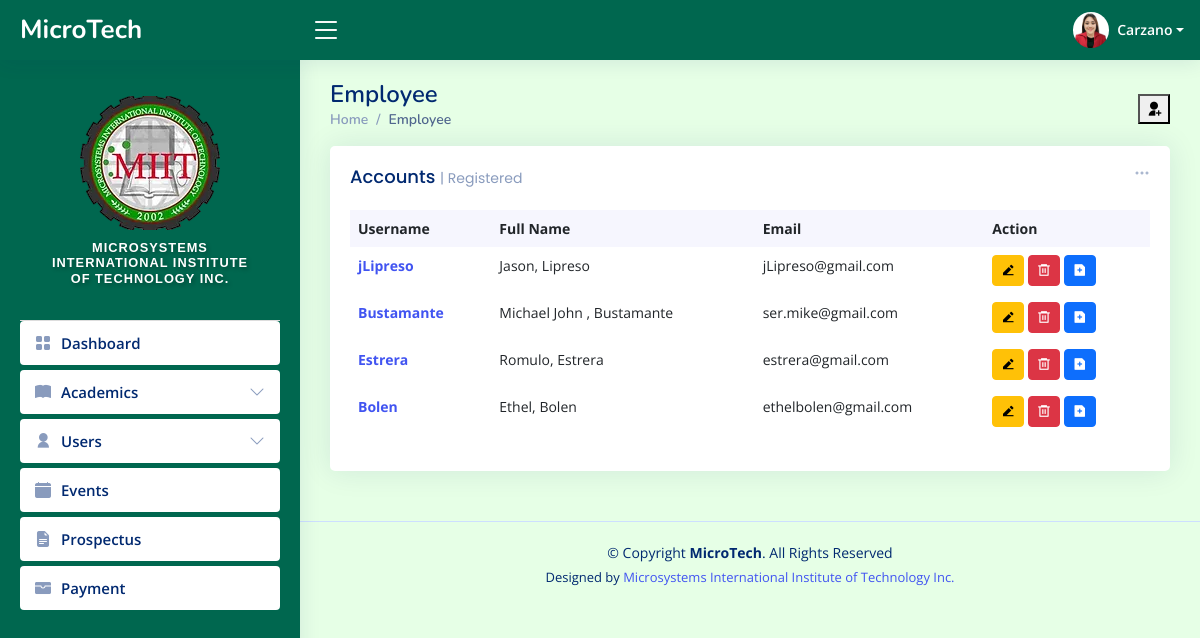
The page /admin/employee.php (signed in) on the database as committed earlier.
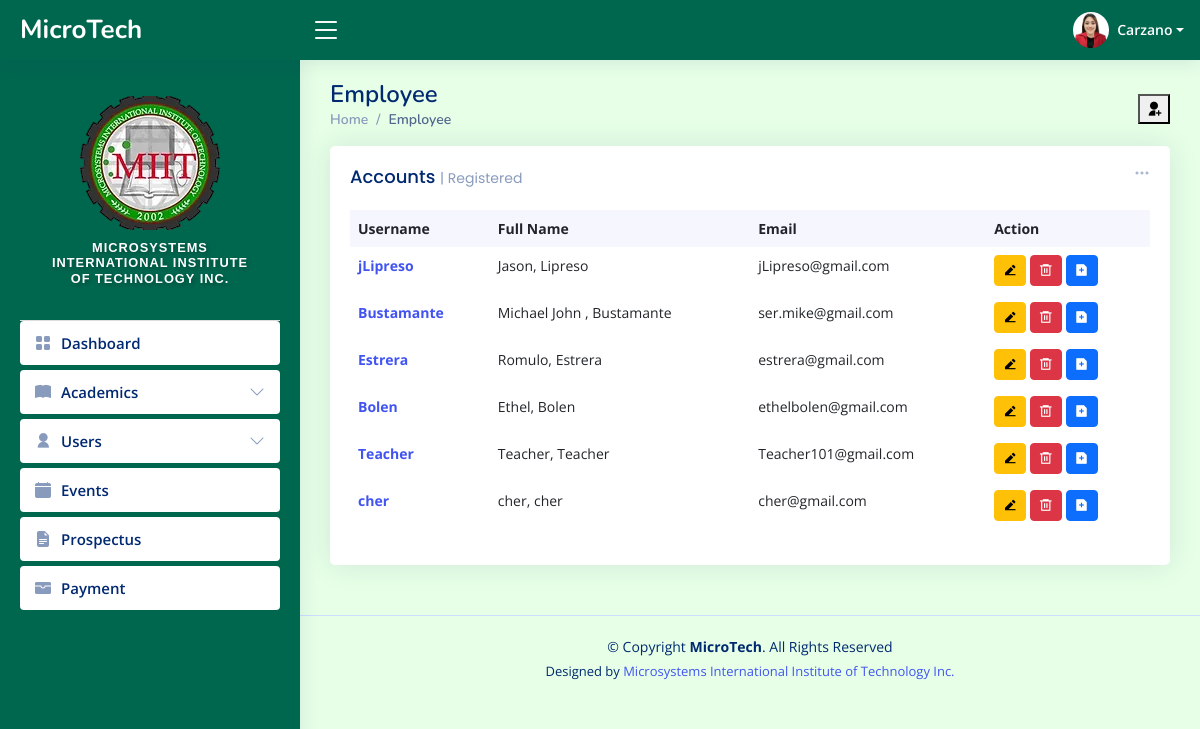
The same page on the database as committed later.
### tables this page shows
CREATE TABLE `tbl_users` (
  `user_id` int(11) NOT NULL,
  `user_fname` varchar(50) NOT NULL,
  `user_lname` varchar(50) NOT NULL,
  `user_email` varchar(80) NOT NULL,
  `user_name` varchar(50) NOT NULL,
  `user_pass` varchar(100) NOT NULL,
  `user_role` varchar(20) NOT NULL,
  `user_image` varchar(100) NOT NULL,
  `date_of_birth` date DEFAULT NULL,
  `gender` enum('Male','Female') DEFAULT NULL,
  `hire_date` date DEFAULT NULL,
  `department` varchar(100) DEFAULT NULL,
  `phone_number` varchar(15) DEFAULT NULL,
  `address` varchar(100) DEFAULT NULL,
  `created_at` timestamp NOT NULL DEFAULT current_timestamp()
);

### admin/employee.php (the view, shortened to what this page needs)
<?php include_once "../templates/header.php"; ?>
<main id="main" class="main">
  <div class="pagetitle">
    <h1>Employee</h1>
    <button type="button" class="ri-user-add-fill tablebutton" data-bs-toggle="modal" data-bs-target="#verticalycentered">
    </button>
    <nav>
      <ol class="breadcrumb">
        <li class="breadcrumb-item"><a href="index.php">Home</a></li>
        <li class="breadcrumb-item active">Employee</li>
      </ol>
    </nav>
  </div>
  <section class="section dashboard">
    <div class="row">
      <div class="col-lg-12">
        <div class="row">
          <div class="col-12">
            <div class="card recent-sales overflow-auto">
              <div class="filter">
                <a class="icon" href="#" data-bs-toggle="dropdown"><i class="bi bi-three-dots"></i></a>
              </div>
              <div class="card-body">
                <h5 class="card-title">Accounts <span>| Registered</span></h5>
                <table class="table table-borderless datatable">
                  <thead>
                    <tr>
                      <th scope="col">Username</th>
                      <th scope="col">Full Name</th>
                      <th scope="col">Email</th>
                      <th scope="col">Action</th>
                    </tr>
                  </thead>
                  <tbody>
                    <?php
                    $database = new Connection();
                    $db = $database->open();
                    try {
                      $sql = "SELECT * FROM tbl_users WHERE user_role = 'teacher'
                                ORDER BY user_id ASC";
                      foreach ($db->query($sql) as $row) {
                    ?>
                        <tr>
                          <th scope="row"><a href="#"><?php echo $row["user_name"] ?></a></th>
                          <td><?php echo $row["user_fname"] ?>, <?php echo $row["user_lname"] ?></td>
                          <td><?php echo $row["user_email"] ?></td>
                          <td>
                            <button type="button" class=" btn btn-sm btn-warning ri-edit-2-fill" data-bs-toggle="modal" data-bs-target="#editModal<?php echo $row["user_id"] ?>"></button>
                            <form method="POST" action="../admin/upload/delete-user.php" onsubmit="return confirm('Are you sure you want to delete this user?');" style="display:inline;">
                              <button type="submit" class="btn btn-sm btn-danger ri-delete-bin-6-line"></button>
                            </form>
                            <button type="button" class=" btn btn-sm btn-primary ri-file-add-fill" data-bs-toggle="modal" data-bs-target="#insertModal<?php echo $row["user_id"] ?>"></button>
                          </td>
                        </tr>
                    <?php
                      }
                    } catch (PDOException $e) {
                      echo "There is some problem in connection: " . $e->getMessage();
                    }
                    ?>
                  </tbody>
                </table>
              </div>
            </div>
          </div>
        </div>
      </div>
    </div>
  </section>
</main>
<?php include_once "../templates/footer.php"; ?>

### templates/header.php (shortened to what this page needs)
<!DOCTYPE html>
<html lang="en">
<head>
  <link href="../../assets/vendor/bootstrap/css/bootstrap.min.css" rel="stylesheet">
  <link href="../../assets/vendor/bootstrap-icons/bootstrap-icons.css" rel="stylesheet">
  <link href="../../assets/vendor/boxicons/css/boxicons.min.css" rel="stylesheet">
  <link href="../../assets/vendor/quill/quill.snow.css" rel="stylesheet">
  <link href="../../assets/vendor/quill/quill.bubble.css" rel="stylesheet">
  <link href="../../assets/vendor/remixicon/remixicon.css" rel="stylesheet">
  <link href="../../assets/vendor/simple-datatables/style.css" rel="stylesheet">
  <link href="../../assets/css/style.css" rel="stylesheet">
</head>
<?php
$database = new Connection();
$conn = $database->open();
$userid = $_SESSION["login"];
$statements = $conn->prepare("SELECT user_fname, user_lname, user_image, user_role FROM tbl_users WHERE user_id = ?");
$statements->execute([$userid]);
$user = $statements->fetch(PDO::FETCH_ASSOC);
if ($user) {
    $lname = $user['user_lname'];
    $image = $user['user_image'];
} else {
    $fname = '';
    $lname = '';
    $role = '';
    $image = 'default.png';
    echo "User not found!";
}
?>
<body style="background-color:#e6ffe6;">
  <header id="header" class="header fixed-top d-flex align-items-center" style="background-color: #00674f;">
    <div class="d-flex align-items-center justify-content-between">
      <a href="../admin/index.php" class="logo d-flex align-items-center">
        <span class="d-none d-lg-block text-white">MicroTech</span>
      </a>
      <i class="bi bi-list toggle-sidebar-btn text-white"></i>
    </div>
    <nav class="header-nav ms-auto">
      <ul class="d-flex align-items-center">
        <li class="nav-item dropdown pe-3">
          <a class="nav-link nav-profile d-flex align-items-center pe-0 " href="#" data-bs-toggle="dropdown">
           <img src="upload-files/<?php echo htmlspecialchars($image); ?>" id="currentPhoto" onerror="this.src='images/default.png'" alt="Profile Image" class="rounded-circle">
            <span class="d-none d-md-block dropdown-toggle ps-2 text-white"><?php echo htmlspecialchars($lname)?></span>
          </a>
        </li>
      </ul>
    </nav>
  </header>
  <aside id="sidebar" class="sidebar" style="background-color: #00674f;">
    <ul class="sidebar-nav" id="sidebar-nav">
    <div class="profile-section">
      <div>
        <img src="../admin/images/miit-logo.png" id="currentPhoto" onerror="this.src='images/default.png'" alt="Profile Image" class="rotate-flip">
      </div>
      <div class="logo-text" style="padding: 10px; text-align: center;">
        <h6>Microsystems International Institute of Technology Inc.</h6>
      </div>
    </div>
      <li class="nav-item">
        <a class="nav-link collapsed" href="../admin/index.php">
          <i class="bi bi-grid-fill"></i>
          <span>Dashboard</span>
        </a>
      </li>
      <li class="nav-item">
          <a class="nav-link collapsed" data-bs-target="#tables-nav" data-bs-toggle="collapse" href="#">
            <i class="bi bi-book-fill"></i><span>Academics</span><i class="bi bi-chevron-down ms-auto"></i>
          </a>
      </li>
      <li class="nav-item">
        <a class="nav-link collapsed" data-bs-target="#user-nav" data-bs-toggle="collapse" href="#">
          <i class="ri-user-fill"></i><span>Users</span><i class="bi bi-chevron-down ms-auto"></i>
        </a>
      </li>
      <li class="nav-item">
        <a class="nav-link collapsed" href="../admin/event.php">
          <i class="bi bi-calendar-fill"></i>
          <span>Events</span>
        </a>
      </li>
      <li class="nav-item">
        <a class="nav-link collapsed" href="../admin/subject.php">
          <i class="bi bi-file-earmark-text-fill"></i>
          <span>Prospectus</span>
        </a>
      </li>
      <li class="nav-item">
        <a class="nav-link collapsed" href="../admin/payment.php">
          <i class="bi bi-wallet-fill"></i>
          <span>Payment</span>
        </a>
      </li>
      <br>
    </ul>
  </aside>

### templates/footer.php (shortened to what this page needs)
  <footer id="footer" class="footer" >
    <div class="copyright">
      &copy; Copyright <strong><span>MicroTech</span></strong>. All Rights Reserved
    </div>
    <div class="credits">
      Designed by <a href="https://www.facebook.com/MIITOFFICIALPAGE">Microsystems International Institute of Technology Inc.</a>
    </div>
  </footer>
</body>
</html>

### assets/css/style.css (style rules this page uses)
:root { scroll-behavior: smooth; }
body { font-family: 'Open Sans', sans-serif; background: #f6f9ff; color: #444444; }
a { color: #4154f1; text-decoration: none; }
h1, h2, h3, h4, h5, h6 { font-family: 'Nunito', sans-serif; }
#main { margin-top: 60px; padding: 20px 30px; transition: all 0.3s; }
.pagetitle { margin-bottom: 10px; }
.pagetitle h1 { font-size: 24px; margin-bottom: 0; font-weight: 600; color: #012970; }
.card { margin-bottom: 30px; border: none; border-radius: 5px; box-shadow: 0px 0 30px rgba(1, 41, 112, 0.1); }
.card-title { padding: 20px 0 15px 0; font-size: 18px; font-weight: 500; color: #012970; font-family: 'Poppins', sans-serif; }
.card-title span { color: #899bbd; font-size: 14px; font-weight: 400; }
.card-body { padding: 0 20px 20px 20px; }
.breadcrumb { font-size: 14px; font-family: 'Nunito', sans-serif; color: #899bbd; font-weight: 600; }
.breadcrumb a { color: #899bbd; transition: 0.3s; }
.breadcrumb .breadcrumb-item::before { color: #899bbd; }
.breadcrumb .active { color: #51678f; font-weight: 600; }
.logo { line-height: 1; }
@media (min-width: 1200px) { .logo { width: 280px; } }
.logo span { font-size: 26px; font-weight: 700; color: #012970; font-family: 'Nunito', sans-serif; }
.header { transition: all 0.5s; z-index: 997; height: 60px; box-shadow: 0px 2px 20px rgba(1, 41, 112, 0.1); background-color: #fff; padding-left: 20px; }
.header .toggle-sidebar-btn { font-size: 32px; padding-left: 10px; cursor: pointer; color: #012970; }
.header-nav ul { list-style: none; }
.header-nav > ul { margin: 0; padding: 0; }
.header-nav .nav-profile { color: #012970; }
.header-nav .nav-profile img { max-height: 36px; }
.header-nav .nav-profile span { font-size: 14px; font-weight: 600; }
.sidebar { position: fixed; top: 60px; left: 0; bottom: 0; width: 300px; z-index: 996; transition: all 0.3s; padding: 20px; overflow-y: auto; scrollbar-width: thin; scrollbar-color: #aab7cf transparent; box-shadow: 0px 0px 20px rgba(1, 41, 112, 0.1); background-color: #fff; }
@media (min-width: 1200px) { #main, #footer { margin-left: 300px; } }
.sidebar-nav { padding: 0; margin: 0; list-style: none; }
.sidebar-nav li { padding: 0; margin: 0; list-style: none; }
.sidebar-nav .nav-item { margin-bottom: 5px; }
.sidebar-nav .nav-link { display: flex; align-items: center; font-size: 15px; font-weight: 600; color: #4154f1; transition: 0.3; background: #f6f9ff; padding: 10px 15px; border-radius: 4px; }
.sidebar-nav .nav-link i { font-size: 16px; margin-right: 10px; color: #4154f1; }
.sidebar-nav .nav-link.collapsed { color: #012970; background: #fff; }
.sidebar-nav .nav-link.collapsed i { color: #899bbd; }
.sidebar-nav .nav-link .bi-chevron-down { margin-right: 0; transition: transform 0.2s ease-in-out; }
.dashboard .filter { position: absolute; right: 0px; top: 15px; }
.dashboard .filter .icon { color: #aab7cf; padding-right: 20px; padding-bottom: 5px; transition: 0.3s; font-size: 16px; }
.tablebutton { float: right !important; margin: -15px 0 0 0 !important; }
.dashboard .recent-sales { font-size: 14px; }
.dashboard .recent-sales .table thead { background: #f6f6fe; }
.dashboard .recent-sales .table thead th { border: 0; }
.footer { padding: 20px 0; font-size: 14px; transition: all 0.3s; border-top: 1px solid #cddfff; }
.footer .copyright { text-align: center; color: #012970; }
.footer .credits { padding-top: 5px; text-align: center; font-size: 13px; color: #012970; }

### templates/header.php (style rules this page uses)
.logo-text h6 { font-family: 'Arial', sans-serif; font-size: 0.8rem; font-weight: 600; letter-spacing: 1px; color: #ffffff; text-transform: uppercase; text-shadow: 2px 2px 4px rgba(0, 0, 0, 0.3); }
html { scroll-behavior: smooth; }
.sidebar .nav-link { transition: background-color 0.3s ease, color 0.3s ease; }
.profile-section { display: flex; flex-direction: column; align-items: center; padding: 1rem; border-bottom: 1px solid #ddd; }

Rows that differ between the two databases and show on the page:
added tbl_users: user_name "Teacher", user_fname "Teacher", user_lname "Teacher", user_email "Teacher101@gmail.com"
added tbl_users: user_name "cher", user_fname "cher", user_lname "cher", user_email "cher@gmail.com"
